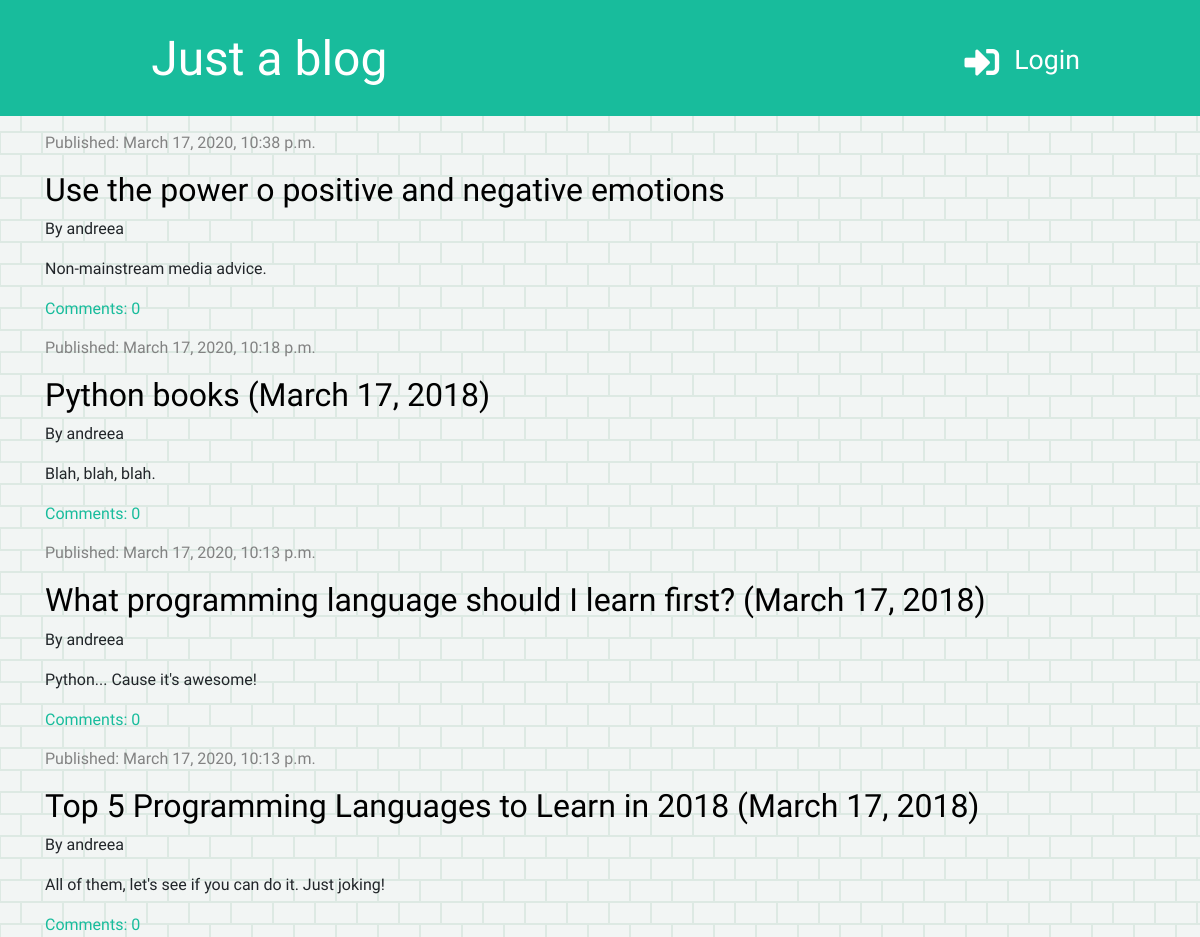
The app's page /, older data.
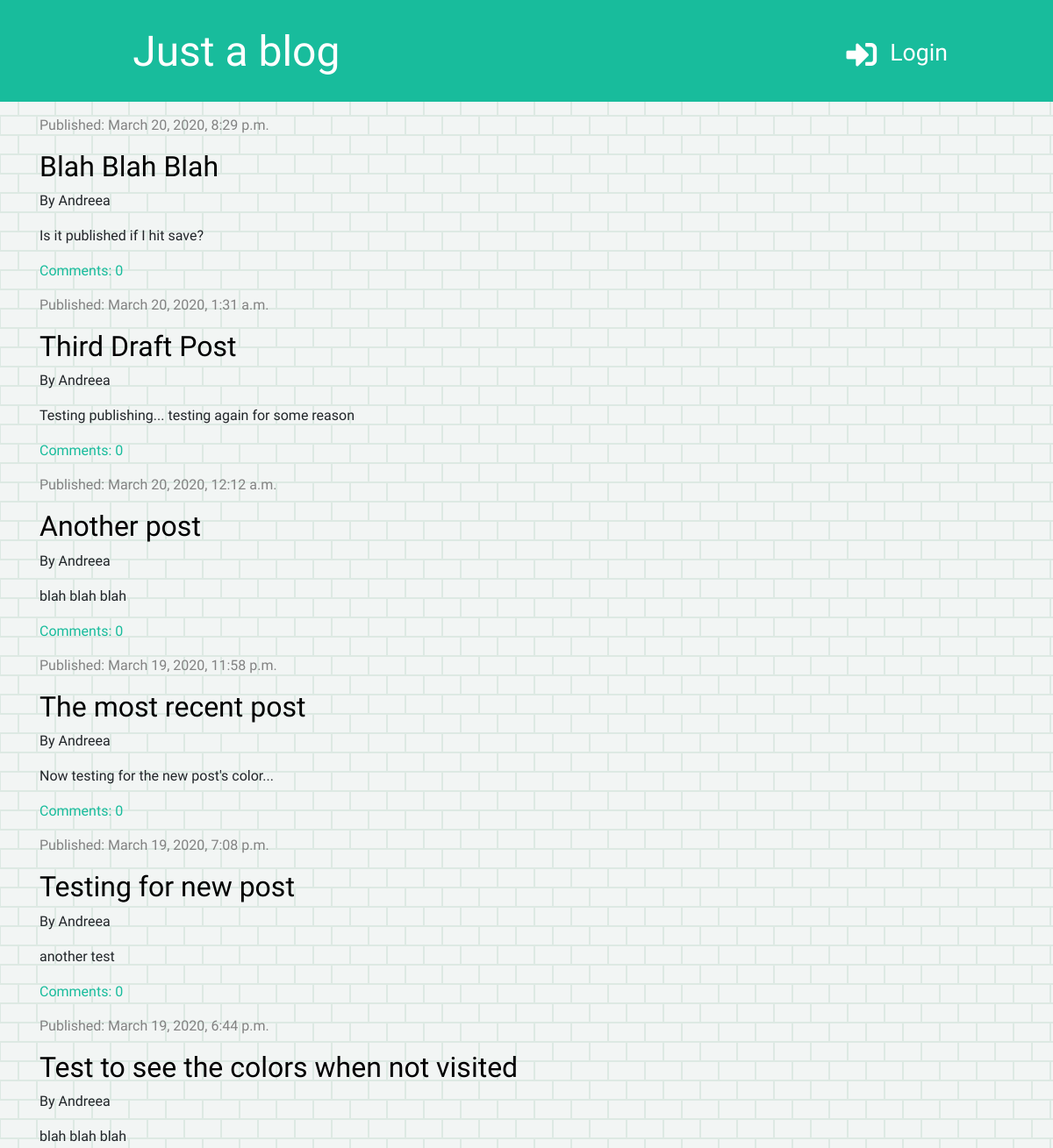
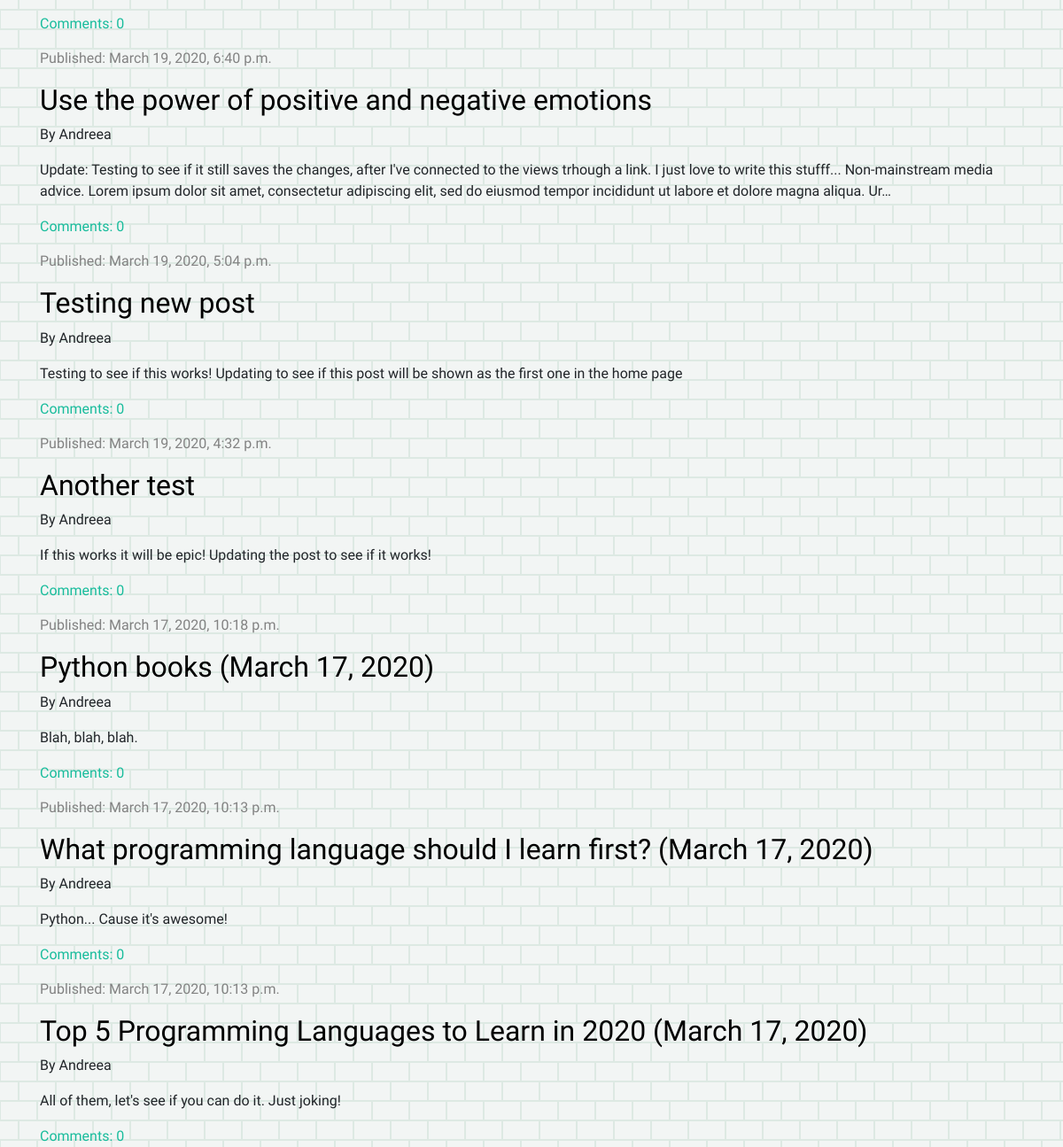
The same page, newer data (2 pictures, top to bottom).
### blog/models.py (models this page shows, shortened)
class Post(models.Model):
    author = models.ForeignKey('auth.User', on_delete=models.CASCADE)
    title = models.CharField(max_length=200)
    text = models.TextField()
    created_date = models.DateTimeField(default=timezone.now)
    published_date = models.DateTimeField(blank=True, null=True)
    def approved_comments(self):
        return self.comments.filter(approved=True)

### blog/views.py (the view)
# urls.py: path('', views.post_list, name='post_list'),
def post_list(request):
    posts = Post.objects.filter(published_date__lte=timezone.now()).order_by('-published_date')
    stuff_for_frontend = {'posts': posts}
    return render(request, 'blog/post_list.html', stuff_for_frontend)

### blog/templates/blog/post_list.html (shortened to what this page needs)
{% extends 'blog/base.html' %}
{% block content %}
    {% for post in posts %}
        <div class="post">
            <div class="date">
                <p> Published: {{ post.published_date }}</p>
            </div>
            <h2><a href="{% url 'post_detail' pk=post.pk %}">{{ post.title }}</a></h2>
            <p>By {{ post.author }}</p>
            <p>{{ post.text|truncatechars:300}}</p>
            <a href="{% url 'post_detail' pk=post.pk %}" class="approved-comments">Comments: {{ post.approved_comments.count }}</a>
        </div>
    {% endfor %}
{% endblock %}

### blog/templates/blog/base.html (shortened to what this page needs)
{% load static %}
<!DOCTYPE html>
<html lang="en">
<head>
    <link rel="stylesheet" href="https://stackpath.bootstrapcdn.com/bootstrap/4.4.1/css/bootstrap.min.css">
    <link rel="stylesheet" href="https://use.fontawesome.com/releases/v5.2.0/css/all.css">
    <link rel="stylesheet" href="{% static 'css/blog.css' %}">
</head>
<body>
<div class="page-header">
    {% if user.is_authenticated %}
        <div class="top-menu-right">
            <a href="{% url 'post_draft_list' %}"><i class="fas fa-list-alt"></i></a>
            <a href="{% url 'post_new' %}"><i class="fas fa-plus"></i></a>
            <p class="top-menu">Hello, {{ user.username}}</p>
            <a href="{% url 'logout' %}"><i class="fas fa-sign-out-alt"></i></a>
        </div>
    {% else %}
    <div class="top-menu-right">
        <a href="{% url 'login' %}"><p class="login">Login</p><i class="fas fa-sign-in-alt"></i></a>
    </div>
    {% endif %}
    <h1><a href="{% url 'post_list' %}">Just a blog</a></h1>
</div>
<div class="content container">
    <div class="row">
        <div class="col-md-12">
            {% block content %}{% endblock%}
        </div>
    </div>
</div>
</body>
</html>

### blog/static/css/blog.css (style rules this page uses)
.page-header { background-color: #18BC9C; margin-top: 0; padding: 20px 20px 20px 40px; }
.page-header h1, .page-header h1 a { color: #ffffff; font-size: 36pt; text-decoration: none; margin-left: 5%; }
h1, h2, h3, h4 { margin-top: 10px; }
body { font-family: 'Raleway', sans-serif; background-color: #f2f5f4; }
.date { padding: 15px 0px 0px 0px; color: #828282; }
.post h2 a { color: #000000; }
.top-menu-right { color: #ffffff; float: right; font-size: 26pt; margin-right: 100px; padding-top: 5px; }
fa, .fas { padding-left: 20px; padding-top: 20px; color: #ffffff; }
.login { float: right; font-size: 20pt; color: #ffffff; padding-left: 15px; padding-top: 15px; }
.approved-comments { color: #18BC9C; }

Row changes from the older to the newer data that the page shows:
added Post: published_date "March 20, 2020, 8:29 p.m.", title "Blah Blah Blah", author "Andreea", text "Is it published if I hit save?", approved_comments.count "0"
added Post: published_date "March 20, 2020, 1:31 a.m.", title "Third Draft Post", author "Andreea", text "Testing publishing... testing again for some reason", approved_comments.count "0"
added Post: published_date "March 20, 2020, 12:12 a.m.", title "Another post", author "Andreea", text "blah blah blah", approved_comments.count "0"
added Post: published_date "March 19, 2020, 11:58 p.m.", title "The most recent post", author "Andreea", text "Now testing for the new post's color...", approved_comments.count "0"
added Post: published_date "March 19, 2020, 7:08 p.m.", title "Testing for new post", author "Andreea", text "another test", approved_comments.count "0"
added Post: published_date "March 19, 2020, 6:44 p.m.", title "Test to see the colors when not visited", author "Andreea", text "blah blah blah", approved_comments.count "0"
changed Post: published_date "March 17, 2020, 10:38 p.m." → "March 19, 2020, 6:40 p.m."; title "Use the power o positive and negative emotions" → "Use the power of positive and negative emotions"; author "andreea" → "Andreea"; text "Non-mainstream media advice." → "Update: Testing to see if it still saves the changes, after I've connected to the views trhough a link. I just love to write this stufff... Non-mainstream media advice. Lorem ipsum dolor sit amet, consectetur adipiscing elit, sed do eiusmod tempor incididunt ut labore et dolore magna aliqua. Ur…"
added Post: published_date "March 19, 2020, 5:04 p.m.", title "Testing new post", author "Andreea", text "Testing to see if this works! Updating to see if this post will be shown as the first one in the home page", approved_comments.count "0"
added Post: published_date "March 19, 2020, 4:32 p.m.", title "Another test", author "Andreea", text "If this works it will be epic! Updating the post to see if it works!", approved_comments.count "0"
changed Post "Blah, blah, blah.": title "Python books (March 17, 2018)" → "Python books (March 17, 2020)"; author "andreea" → "Andreea"
changed Post "Python... Cause it's awesome!": title "What programming language should I learn first? (March 17, 2018)" → "What programming language should I learn first? (March 17, 2020)"; author "andreea" → "Andreea"
changed Post "All of them, let's see if you can do it. Just joking!": title "Top 5 Programming Languages to Learn in 2018 (March 17, 2018)" → "Top 5 Programming Languages to Learn in 2020 (March 17, 2020)"; author "andreea" → "Andreea"
